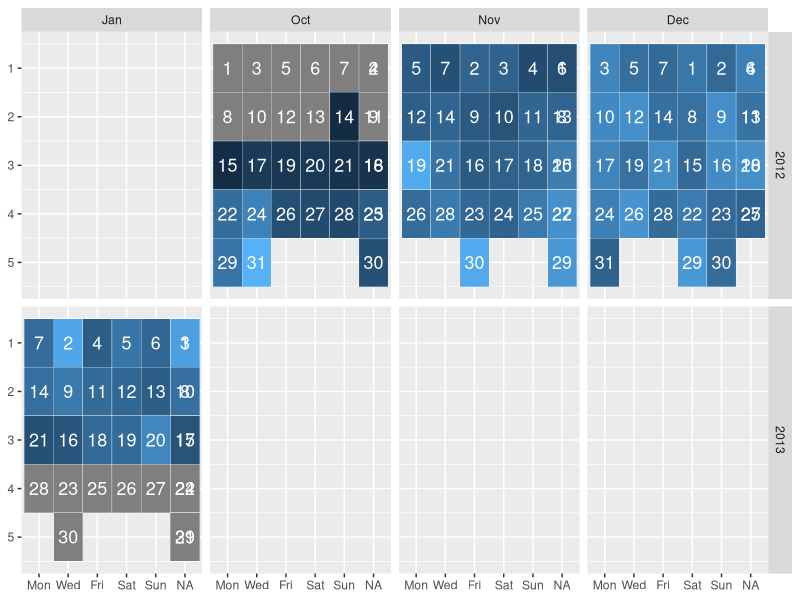

Write R code to recreate this figure. (Note: this script raises an error after producing the figure.)
# install.packages("lubridate")
library("lubridate")
rm(list = ls())

n <- 100

s <- seq(n)

values <- sin(s/pi/10) + s/n + rexp(n, rate = 2)

dates <- ymd(20121014) + days(s-1)



require("ggplot2")
require("dplyr")
require("lubridate")
require("zoo")


start <- min(dates) %>% {c(year(.), month(.), 1)} %>% paste0(collapse = "-") %>% ymd()
fnish <- max(dates) %>% {c(year(.), month(.), 1)} %>% paste0(collapse = "-") %>% ymd()
fnish <- fnish + months(1) - days(1) 

df <- left_join(data_frame(date = seq.Date(as.Date(start), as.Date(fnish), by=1)),
                data_frame(date = as.Date(dates), value = values),
                by = "date")

df <- df %>% 
  mutate(year = year(date),
         month = month(date),
         month_label = month(date, label=TRUE),
         day = day(date),
         day_label = wday(date, label=TRUE),
         day_label = factor(as.character(day_label), levels=c("Mon","Tues","Wed","Thurs","Fri","Sat","Sun"), ordered = TRUE),
         week = as.numeric(format(date,"%W")),
         monthweek = ceiling(mday(date)/7))

df <- df %>% 
  arrange(date) 

df %>% filter(year == 2015 & month == 2)

ggplot(df) +
  geom_tile(aes(day_label, monthweek, fill = value), colour = "white") +
  facet_grid(year ~ month_label, scales = "free_x") +
  scale_y_reverse() + 
  theme(legend.position = "none") +
  geom_text(aes(day_label, monthweek,label=day, size = 2), colour = "white") +
  xlab(NULL) + ylab(NULL)

df <- transform(df,
                year = year(dates),
                month = month(dates),
                monthf = month(dates, label=TRUE),
                weekday = wday(dates),
                weekdayf = wday(dates, label=TRUE),
                yearmonth = as.yearmon(dates),
                yearmonthf = factor(as.yearmon(dates)),
                week = as.numeric(format(dates,"%W")), #week(dates),
                day = day(dates),
                monthday =  mday(dates),
                monthweek = ceiling(mday(dates)/7))
df <- ddply(df,  .(yearmonthf), transform, monthweek = 1 + week - min(week))
df$weekdayf <- factor(as.character(df$weekdayf), levels=c("Mon","Tues","Wed","Thurs","Fri","Sat","Sun"), ordered = TRUE)
head(df)


df <- df[complete.cases(df),]
p <- ggplot(df, aes(weekdayf, monthweek, fill = values)) + 
  geom_tile(colour = "white") +
  facet_grid(year ~ monthf, scales = "free_x") +
  scale_y_reverse() + 
  theme(legend.position = "none") +
  geom_text(aes(label=day, size = 2), colour = "white") +
  xlab(NULL) + ylab(NULL)

print(p)